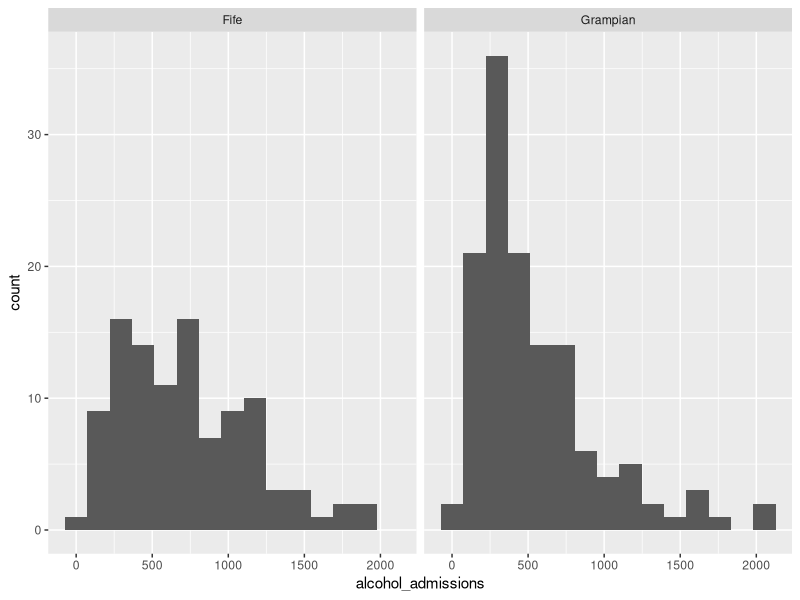
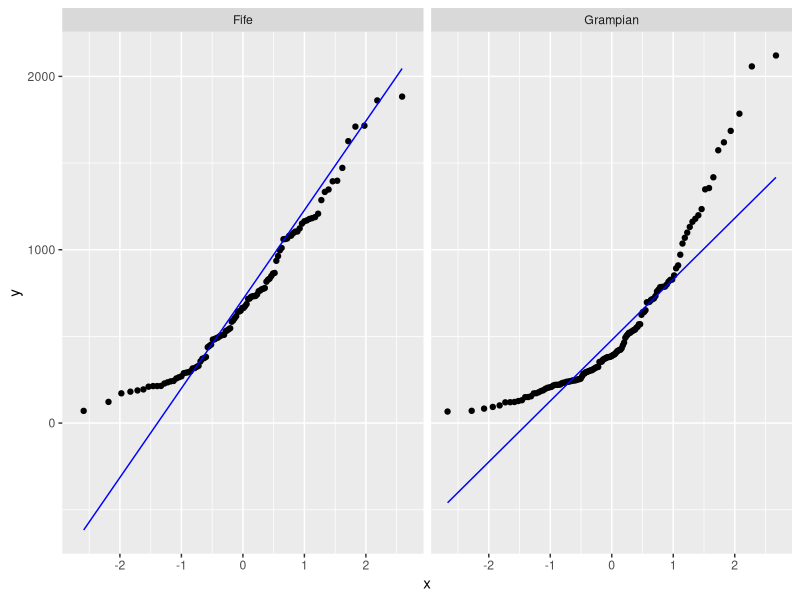
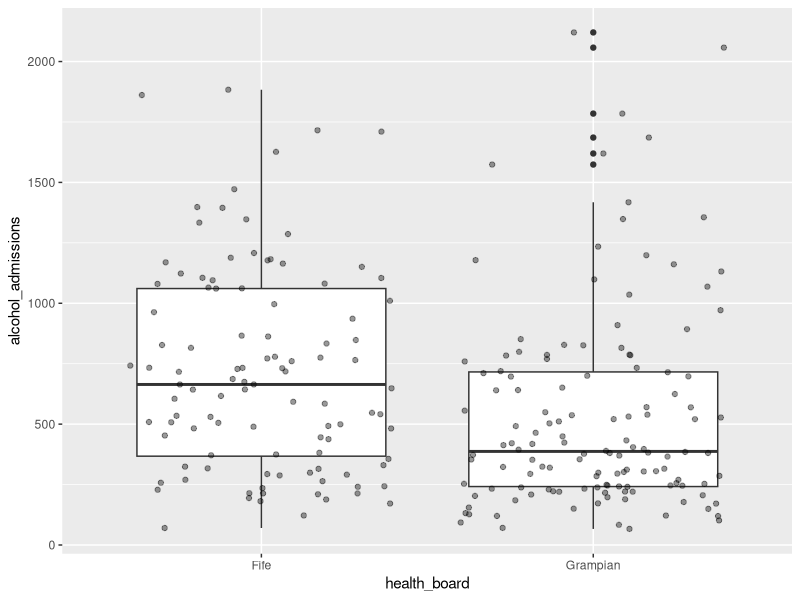
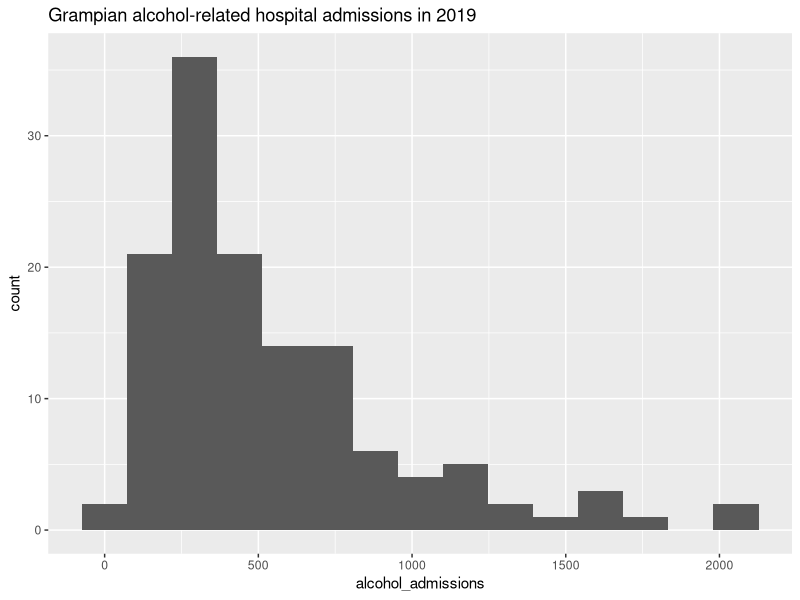
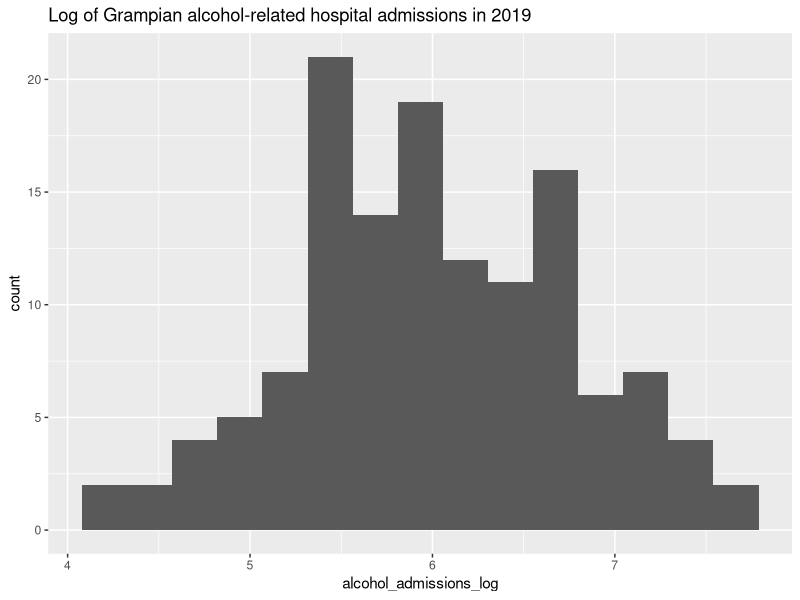

Write the R code that produced these figures, in order.
## ---- chunk 1
knitr::opts_chunk$set(echo = TRUE)
## ---- chunk 2
library(tidyverse)
## ---- chunk 3
# alcohol-related hospital admissions
data <- read_csv("scotpho_data_extract.csv") 

# intermediate data zone info
intermediate_zone_codes <- read_csv("iz2011_codes_and_labels_21042020.csv") 

## ---- chunk 4
glimpse(data)

iz_data <- data %>%
  filter(area_type == "Intermediate zone") %>%
  select(area_name,area_code,year,measure)

glimpse(intermediate_zone_codes)

iz_info <- intermediate_zone_codes %>%
  select(IntZone,HBName)

## ---- chunk 5
admission_data <- left_join(iz_data,iz_info, by = c("area_code" = "IntZone"))

glimpse(admission_data)

admission_data <- admission_data %>%
  mutate(HBName = gsub("NHS ", "", HBName)) %>%
  rename(health_board = HBName,
         alcohol_admissions = measure)

glimpse(admission_data)
## ---- chunk 6
write_csv(admission_data,"alcohol_related_admissions.csv")

## ---- chunk 7

grampian_fife_data <- admission_data %>%                          
  filter(year == 2019,      # only 2019
         health_board %in% c("Grampian", "Fife"))  # only Grampian and Fife

#histogram
grampian_fife_data %>%                         
  ggplot(aes(x = alcohol_admissions)) + 
  geom_histogram(bins = 15) +
  facet_wrap(~health_board)

# Q-Q plot
grampian_fife_data %>%                          
  ggplot(aes(sample = alcohol_admissions)) +          
  geom_qq() + 
  geom_qq_line(colour = "blue") + 
  facet_wrap(~health_board)

# boxplot
grampian_fife_data %>%                          
  ggplot(aes(x = health_board,             
             y = alcohol_admissions)) +    
  geom_boxplot() +                        
  geom_jitter(alpha = 0.4) +               # add data points
  theme(legend.position = "none")          # remove legend


## ---- chunk 8
wilcox.test(alcohol_admissions ~ health_board, data = grampian_fife_data)

## ---- chunk 9
# non-parametric test for comparing more than two groups
admission_data %>% 
  filter(year == 2019,
         health_board %in% c("Grampian", "Fife", "Lothian")) %>% 
  kruskal.test(alcohol_admissions~health_board, data = .)

## ---- chunk 10

Grampian2019 <- admission_data %>%     # save as Grampian2019
  filter(year == 2019,            # only 2019
         health_board == "Grampian") %>%     # only Grampian
  mutate(alcohol_admissions_log = log(alcohol_admissions))         # log hospital admissions

Grampian2019 %>% 
  ggplot(aes(x = alcohol_admissions)) +             
  geom_histogram(bins = 15) +           # make histogram
  ggtitle("Grampian alcohol-related hospital admissions in 2019") # add title

Grampian2019 %>% 
  ggplot(aes(x = alcohol_admissions_log)) +             
  geom_histogram(bins = 15) +           # make histogram
  ggtitle("Log of Grampian alcohol-related hospital admissions in 2019") # add title


